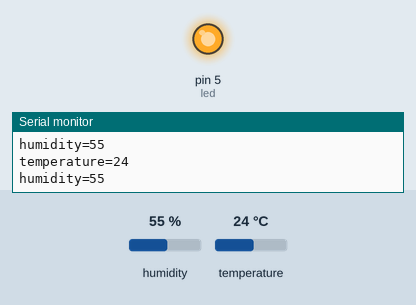
This sketch was run on a simulated Arduino Uno, built with avr-gcc and run on an emulated ATmega328P. Parts: output pins drawn as LEDs (lit = HIGH), the last lines printed to the serial monitor. Inputs (shaded band) come from the test bench; at power-on: temperature 24 °C, humidity 55 %.

Above: at 2.8 s.
2.9 s: temperature set to 22 °C
5.6 s: temperature set to 19 °C
At 7.1 s:
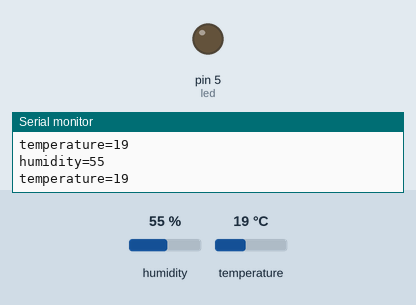
8.3 s: temperature set to 28 °C
At 10.7 s:
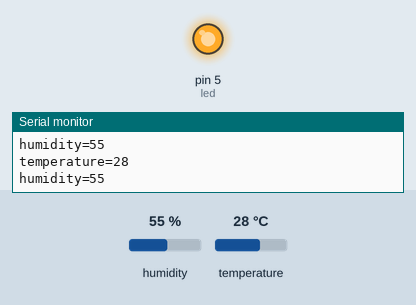
11.6 s: temperature set to 12 °C
At 13.1 s:
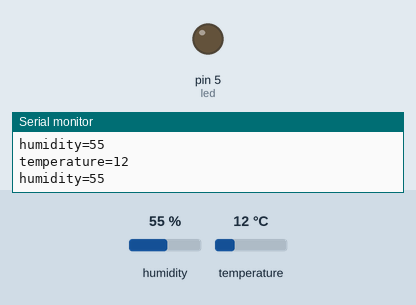
Timing chart, 0 to 14.6 s (numbered marks = the images above; inputs shaded):
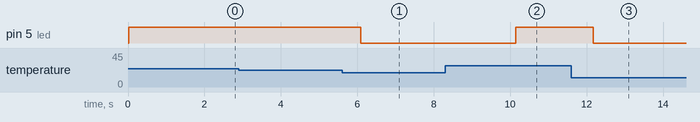

Measured:
- the behaviour switches between 21 and 20 °C on temperature (found by bisection; images 0 and 1)
- after the input at 5.6 s, pin 5 (led): HIGH → LOW after 0.50 s
- after the input at 8.3 s, pin 5 (led): LOW → HIGH after 1.8 s
- after the input at 11.6 s, pin 5 (led): HIGH → LOW after 0.57 s

The sketch:

DHT.ino
```cpp
#include <DHT.h>
#define DHTPIN 4
#define DHTTYPE DHT11
DHT dht(DHTPIN, DHTTYPE);
int led= 5;

void setup() {
  Serial.begin(9600);
  pinMode(led,OUTPUT);
  // put your setup code here, to run once:

}

void loop() {
  int h= dht.readHumidity();
  int t= dht.readTemperature();
  if (t>20){
    digitalWrite(led,HIGH);
  }
  else {
    digitalWrite(led,LOW);
  }
  Serial.print("temperature=");
  Serial.println(t);
  Serial.print("humidity=");
  Serial.println(h);
  delay(1000);

  // put your main code here, to run repeatedly:

}
```
